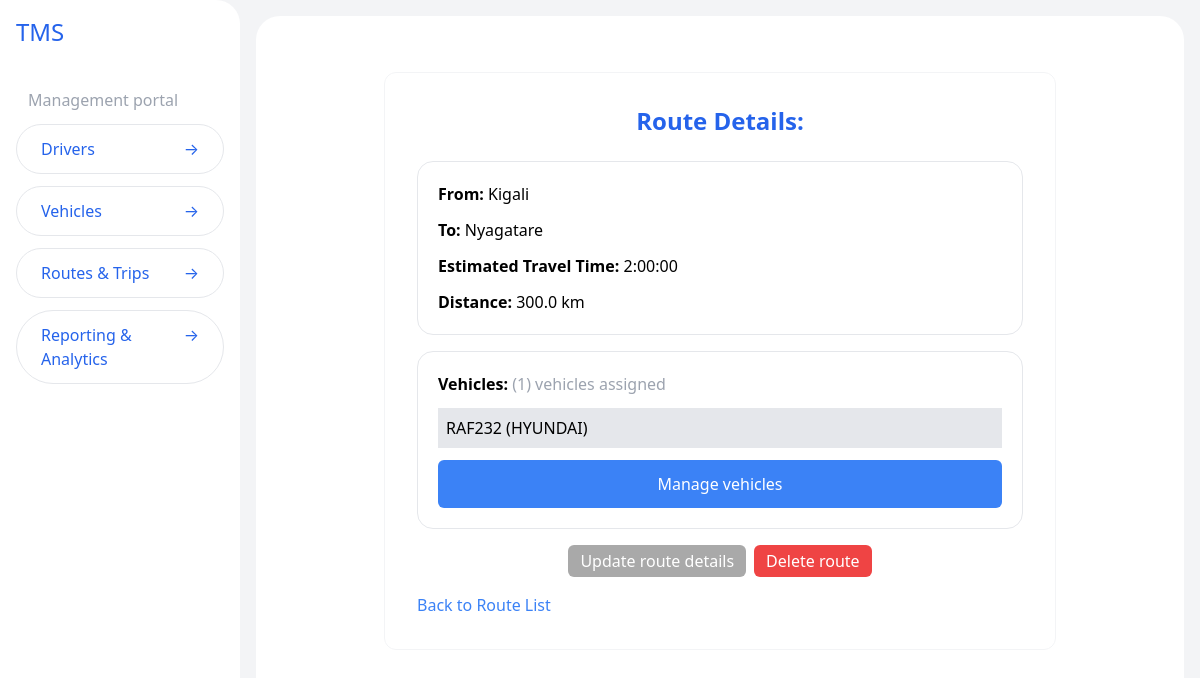
Page /routes/2/ on the earlier database version.
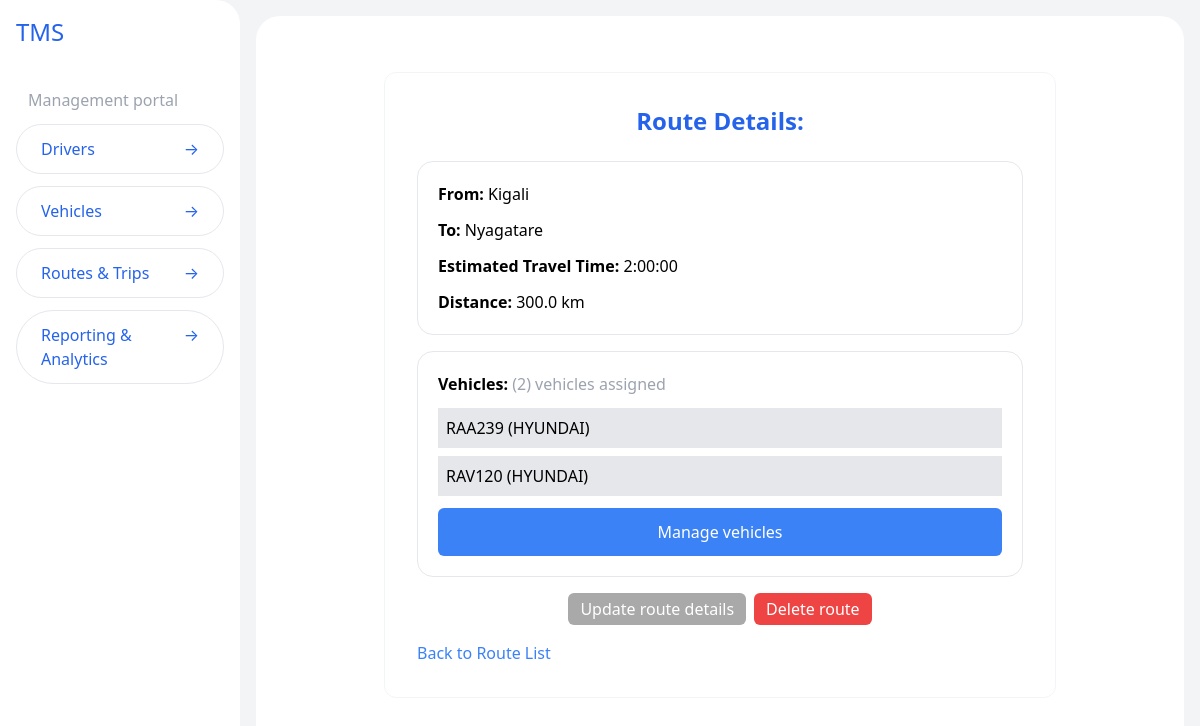
Same page on the later database version.
### routes/models.py (models this page shows, shortened)
class Route(models.Model):
  start_location = models.CharField(max_length=100)
  end_location = models.CharField(max_length=100)
  estimated_travel_time = models.DurationField()
  distance = models.FloatField()

### vehicles/models.py (models this page shows, shortened)
class Vehicle(models.Model):
    NUMBER_PLATE_MAX_LENGTH = 15
    MODEL_MAX_LENGTH = 50
    CATEGORY_CHOICES = [
        ('taxi', 'Taxi'),
        ('cab', 'Cab'),
        ('bus', 'Bus'),
        ('coaster', 'Coaster (Minibus)'),
        ('coach', 'Coach'),
        ('bike', 'Bike'),
        ('van', 'Van'),
    ]
    license_plate = models.CharField(max_length=NUMBER_PLATE_MAX_LENGTH, unique=True)
    model = models.CharField(max_length=MODEL_MAX_LENGTH)
    capacity = models.IntegerField()
    category = models.CharField(max_length=50, choices=CATEGORY_CHOICES, default=CATEGORY_CHOICES[0])
    status = models.CharField(max_length=20, choices=[('active', 'Active'), ('inactive', 'Inactive')])
    route = models.ForeignKey(Route, on_delete=models.SET_NULL, null=True, blank=True, related_name='vehicles')

### routes/views.py (the view)
# urls.py: path('<int:route_id>/', route_details, name='route-details'),
def route_details(request, route_id):
  route = get_object_or_404(Route, id=route_id)
  return render(request, 'route-details.html', {'route': route})

### routes/templates/route-details.html
{% extends "layout.html" %} {% block title %}TMS | Route Details{% endblock %} {% block content %}
<div class="max-w-2xl mx-auto bg-white p-8 rounded-xl border border-gray-100 mt-10 space-y-4">
  <h1 class="text-2xl font-semibold text-blue-600 mb-6 text-center">Route Details: {{ route.route_name }}</h1>
  <div class="border border-gray-200 p-5 rounded-2xl space-y-3">
    <p><strong>From:</strong> {{ route.start_location }}</p>
    <p><strong>To:</strong> {{ route.end_location }}</p>
    <p><strong>Estimated Travel Time:</strong> {{ route.estimated_travel_time }}</p>
    <p><strong>Distance:</strong> {{ route.distance }} km</p>
  </div>
  <div class="border border-gray-200 p-5 rounded-2xl space-y-3">
    <p><strong>Vehicles:</strong> <span class="text-gray-400">({{ route.vehicles.count }}) vehicles assigned</span> <br /></p>
    <div>
      {% for vehicle in route.vehicles.all %}
      <a href="{% url 'view-vehicle' vehicle.id %}" class="block bg-gray-200 p-2 mt-2">{{ vehicle.license_plate }} ({{ vehicle.model }})</a>
      {% empty %} No vehicles are currently working on this route. {% endfor %}
    </div>
    <a href="{% url 'assign-vehicles-to-route' route.id %}" class="bg-blue-500 mt-3 btn block py-3 text-center">Manage vehicles</a>
  </div>
  <div class="mt-6 flex justify-center items-center gap-2">
    <a href="{% url 'edit-route' route.id %}" class="btn edit-btn">Update route details</a>
    <a href="{% url 'delete-route' route.id %}" class="btn delete-btn"> Delete route </a>
  </div>
  <a href="{% url 'routes-list' %}" class="mt-10 block text-blue-500 hover:underline">Back to Route List</a>
</div>
{% endblock %}

Differences in the rows shown:
no longer on this page (row edited): Vehicle: license_plate "RAF232", model "HYUNDAI"
computed for Route "Kigali": vehicles.count "1" → "2"
added Vehicle: license_plate "RAA239", model "HYUNDAI"
added Vehicle: license_plate "RAV120", model "HYUNDAI"
